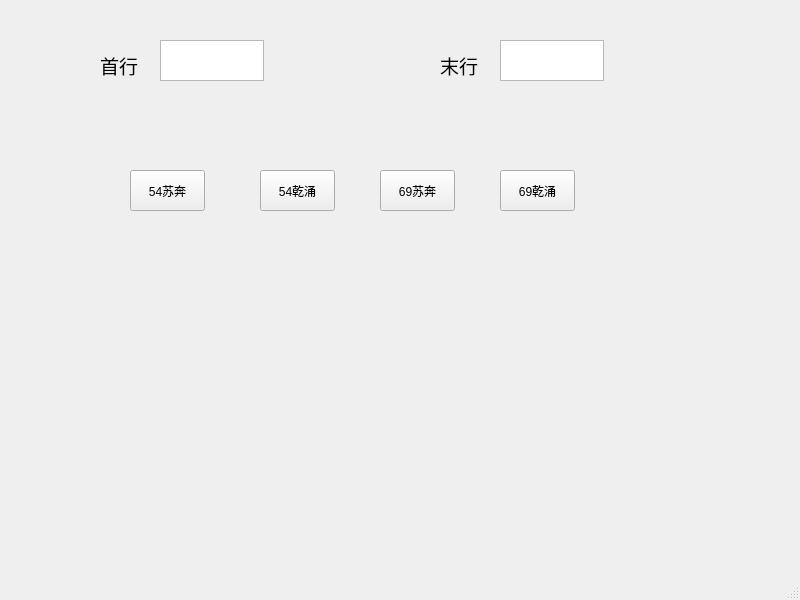
<?xml version="1.0" encoding="UTF-8"?>
<ui version="4.0">
 <class>MainWindow</class>
 <widget class="QMainWindow" name="MainWindow">
  <property name="geometry">
   <rect>
    <x>0</x>
    <y>0</y>
    <width>800</width>
    <height>600</height>
   </rect>
  </property>
  <property name="windowTitle">
   <string>MainWindow</string>
  </property>
  <widget class="QWidget" name="centralwidget">
   <widget class="QPushButton" name="pushButton">
    <property name="geometry">
     <rect>
      <x>130</x>
      <y>170</y>
      <width>75</width>
      <height>41</height>
     </rect>
    </property>
    <property name="text">
     <string>54苏奔</string>
    </property>
   </widget>
   <widget class="QPushButton" name="pushButton_2">
    <property name="geometry">
     <rect>
      <x>260</x>
      <y>170</y>
      <width>75</width>
      <height>41</height>
     </rect>
    </property>
    <property name="text">
     <string>54乾涌</string>
    </property>
   </widget>
   <widget class="QPushButton" name="pushButton_3">
    <property name="geometry">
     <rect>
      <x>380</x>
      <y>170</y>
      <width>75</width>
      <height>41</height>
     </rect>
    </property>
    <property name="text">
     <string>69苏奔</string>
    </property>
   </widget>
   <widget class="QPushButton" name="pushButton_4">
    <property name="geometry">
     <rect>
      <x>500</x>
      <y>170</y>
      <width>75</width>
      <height>41</height>
     </rect>
    </property>
    <property name="text">
     <string>69乾涌</string>
    </property>
   </widget>
   <widget class="QTextEdit" name="textEdit">
    <property name="geometry">
     <rect>
      <x>160</x>
      <y>40</y>
      <width>104</width>
      <height>41</height>
     </rect>
    </property>
    <property name="html">
     <string>&lt;!DOCTYPE HTML PUBLIC &quot;-//W3C//DTD HTML 4.0//EN&quot; &quot;http://www.w3.org/TR/REC-html40/strict.dtd&quot;&gt;
&lt;html&gt;&lt;head&gt;&lt;meta name=&quot;qrichtext&quot; content=&quot;1&quot; /&gt;&lt;style type=&quot;text/css&quot;&gt;
p, li { white-space: pre-wrap; }
&lt;/style&gt;&lt;/head&gt;&lt;body style=&quot; font-family:'SimSun'; font-size:9pt; font-weight:400; font-style:normal;&quot;&gt;
&lt;p style=&quot;-qt-paragraph-type:empty; margin-top:0px; margin-bottom:0px; margin-left:0px; margin-right:0px; -qt-block-indent:0; text-indent:0px;&quot;&gt;&lt;br /&gt;&lt;/p&gt;&lt;/body&gt;&lt;/html&gt;</string>
    </property>
   </widget>
   <widget class="QTextEdit" name="textEdit_2">
    <property name="geometry">
     <rect>
      <x>500</x>
      <y>40</y>
      <width>104</width>
      <height>41</height>
     </rect>
    </property>
   </widget>
   <widget class="QLabel" name="label">
    <property name="geometry">
     <rect>
      <x>100</x>
      <y>50</y>
      <width>54</width>
      <height>31</height>
     </rect>
    </property>
    <property name="font">
     <font>
      <pointsize>14</pointsize>
      <weight>50</weight>
      <italic>false</italic>
      <bold>false</bold>
      <underline>false</underline>
      <strikeout>false</strikeout>
     </font>
    </property>
    <property name="text">
     <string>首行</string>
    </property>
   </widget>
   <widget class="QLabel" name="label_2">
    <property name="geometry">
     <rect>
      <x>440</x>
      <y>50</y>
      <width>54</width>
      <height>31</height>
     </rect>
    </property>
    <property name="font">
     <font>
      <pointsize>14</pointsize>
     </font>
    </property>
    <property name="text">
     <string>末行</string>
    </property>
   </widget>
  </widget>
  <widget class="QMenuBar" name="menubar">
   <property name="geometry">
    <rect>
     <x>0</x>
     <y>0</y>
     <width>800</width>
     <height>23</height>
    </rect>
   </property>
  </widget>
  <widget class="QStatusBar" name="statusbar"/>
 </widget>
 <resources/>
 <connections>
  <connection>
   <sender>pushButton</sender>
   <signal>clicked()</signal>
   <receiver>MainWindow</receiver>
   <slot>pushButton_click()</slot>
   <hints>
    <hint type="sourcelabel">
     <x>159</x>
     <y>204</y>
    </hint>
    <hint type="destinationlabel">
     <x>66</x>
     <y>162</y>
    </hint>
   </hints>
  </connection>
 </connections>
 <slots>
  <slot>pushButton_click()</slot>
 </slots>
</ui>
